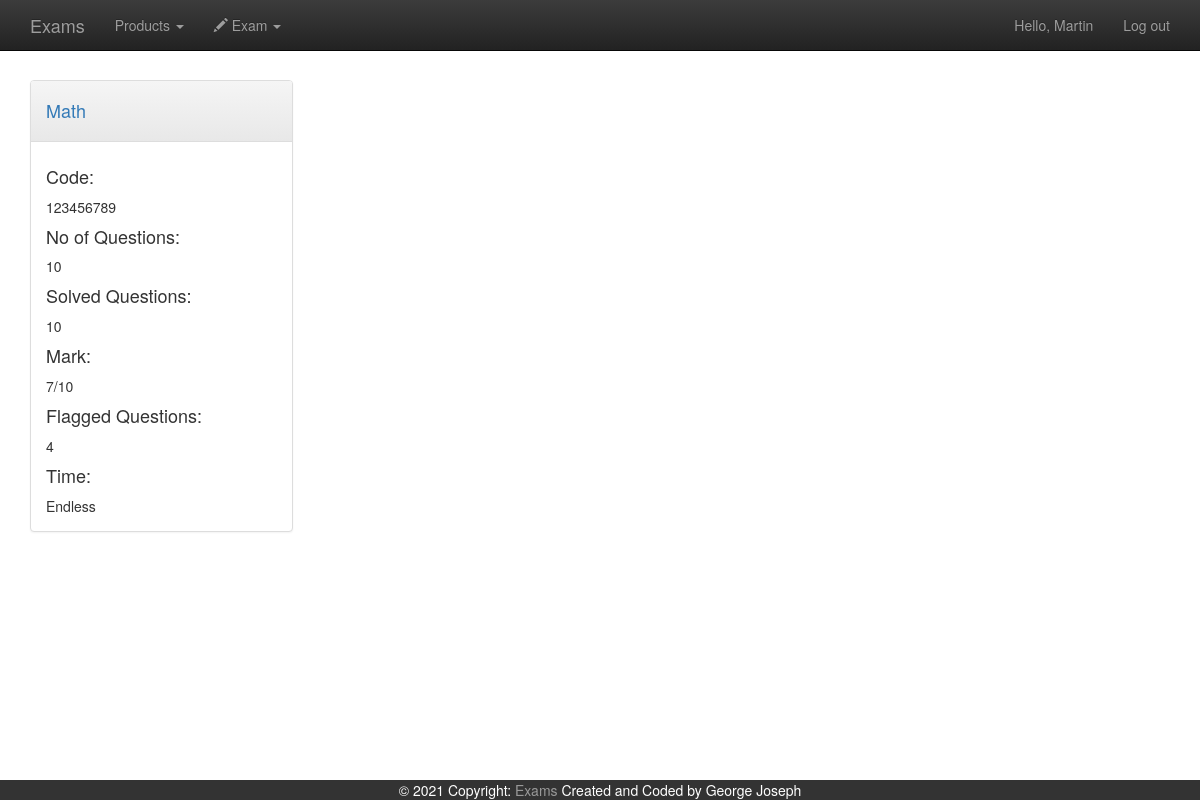
The page /solved_exams.php (signed in) on the database its author committed.
### tables this page shows
CREATE TABLE `users` (
  `id` int(255) NOT NULL,
  `firstname` text NOT NULL,
  `lastname` text NOT NULL,
  `username` text NOT NULL,
  `email` text NOT NULL,
  `password` text NOT NULL,
  `date` date NOT NULL,
  `gender` text,
  `avatar` text NOT NULL,
  `user_pos` varchar(25) NOT NULL DEFAULT 'nor',
  `academic_year` varchar(50) NOT NULL,
  `school` varchar(50) NOT NULL,
  `current_exam_code` varchar(9) NOT NULL DEFAULT 'none',
  `current_exam_time` varchar(11) NOT NULL
);

CREATE TABLE `exam_finished` (
  `id` int(11) NOT NULL,
  `code` varchar(9) NOT NULL,
  `user` varchar(50) NOT NULL,
  `time` int(11) NOT NULL,
  `mark` varchar(11) NOT NULL
);

CREATE TABLE `exams` (
  `id` int(50) NOT NULL,
  `code` varchar(17) NOT NULL,
  `subject` varchar(25) NOT NULL,
  `acadmic_year` varchar(25) NOT NULL,
  `no_questions` int(3) NOT NULL,
  `no_examiners` int(50) NOT NULL,
  `no_current_examiners` int(11) NOT NULL,
  `added_by` varchar(50) NOT NULL,
  `time` int(11) DEFAULT NULL,
  `start` datetime DEFAULT NULL,
  `end` datetime DEFAULT NULL,
  `endless` tinyint(1) NOT NULL
);

### inc/headeruser.inc.php (called while the page is built, shortened)
<?php
include("inc/login/checklogin.inc.php");
include('inc/headerparts/head.php');
include('inc/headerparts/navigationbar.php');

### inc/login/checklogin.inc.php (called while the page is built, shortened)
<?php
include("inc/functions/functions.inc.php");
if (isset ( $_SESSION ['THEUSERLOGIN'] )) {
	$u = $_SESSION ['THEUSERLOGIN'];
	$getinfo = mysql_fetch_assoc(mysql_query("SELECT * FROM users WHERE username='$u'"));
	$fn = $getinfo['firstname'];
}
?>

### solved_exams.php (the view, shortened to what this page needs)
<?php $title='Your Exam History'; include("inc/headeruser.inc.php");
$query = mysql_query("SELECT * FROM exam_finished WHERE user='$u'");
?>
<div class="row">
<?php
while($row = mysql_fetch_assoc($query)){
    $code = $row['code'];
    $assocexam = mysql_fetch_assoc(mysql_query("SELECT * FROM exams WHERE code='$code'"));
    $numanswers = mysql_num_rows(mysql_query("SELECT * FROM answers WHERE exam_code='$code' AND username='$u'"));
    $numflags = mysql_num_rows(mysql_query("SELECT * FROM flags WHERE code='$code' AND user='$u'"));
    $getFinishedRows = mysql_fetch_assoc(mysql_query("SELECT * FROM exam_finished WHERE user='$u' AND code='$code'"));
    if($getFinishedRows['mark'] == "still"){
        $mark = "Not Corrected";
    }else{
        $mark = $getFinishedRows['mark'].'/'.$assocexam['no_questions'];
    }
?>
    <div class="col-md-3">
        <div class='panel panel-default' style='width:100%;'>
            <div class='panel-heading'>
                <h4><a href="viewanswers.php?code=<?php echo $code; ?>"><?php echo $assocexam['subject']; ?></a></h4>
            </div>
            <div class='panel-body'>
            <h4>Code:</h4>
            <?php echo $row['code']; ?>
            <h4>No of Questions:</h4>
            <?php echo $assocexam['no_questions']; ?>
            <h4>Solved Questions:</h4>
            <?php echo $numanswers; ?>
            <h4>Mark:</h4>
            <?php echo $mark; ?>
            <h4>Flagged Questions:</h4>
            <?php echo $numflags; ?>
            <h4>Time:</h4>
            <?php
                if($assocexam['endless'] != 1){
                    $min = $row['time'];
                    $hour = floor($min / 60);
                    $currentmin = 0;
                    if($min >= 60){
                        $currentmin = $min - ($hour*60);
                    }else{
                        $currentmin = $min;
                    }
                    echo $hour.' hours '.$currentmin.' minutes';
                }else{
                    echo "Endless";
                }
            ?>
            </div>
        </div>
    </div>
<?php
}
?>
</div>
<?php include("inc/footer.inc.php"); ?>

### inc/headerparts/navigationbar.php (shortened to what this page needs)
<div class="navbar navbar-inverse navbar-fixed-top" id="navigationbar">
    <div class="container">
        <div class="navbar-header">
            <a class="navbar-brand" href="index.php">Exams</a>
        </div>
        <div class="navbar-collapse collapse">
            <ul class="nav navbar-nav">
                <li class="dropdown">
						<a href="#" class="dropdown-toggle" data-toggle="dropdown">Products <b class="caret"></b></a>
            </li>
                <?php if($u != ''){?>
                <li class="dropdown">
                    <a href="#" class="dropdown-toggle" data-toggle="dropdown">
                        <span class="glyphicon glyphicon-pencil"></span> Exam
                        <b class="caret"></b>
                    </a>
                </li>
                <?php
                    } ?>
            </ul>
            <ul class="nav navbar-nav navbar-right">
                <?php if($u != ''){?>
                <li><a href="profile.php">Hello, <?php echo $fn; ?></a></li>
                <li><a href="logout.php">Log out</a></li>
                <?php }else{ ?>
                <li><a href="index.php">Login</a></li>
                <li><a href="register.php">Register</a></li>
                <?php } ?>
            </ul>
        </div>
    </div>
</div>
<br/><br/><br/><br/>
<div class="container body-content">

### rows shown on the page
users: firstname "Martin"
exam_finished: exams.subject "Math", code "123456789", exams.no_questions "10", numanswers "10", mark.no_questions "7/10", numflags "4"
